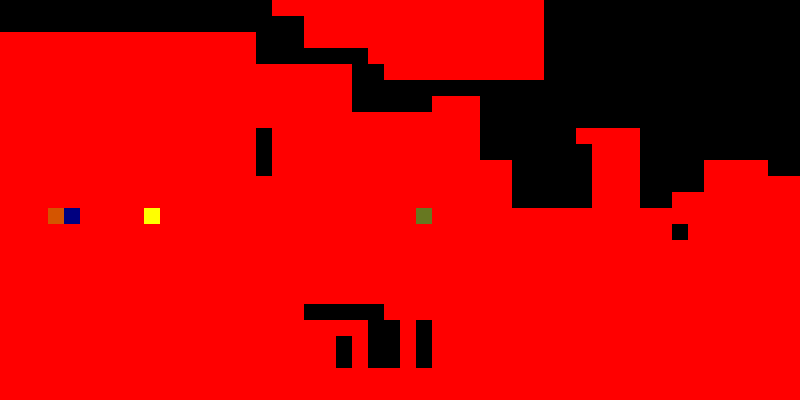

A 2D game scene composited from a Tiled map and its tileset images. What follows is a short description and the map's XML, with each tile layer's data collapsed to a summary:
An orthogonal 50x25 tile map with 16x16 px tiles, 3 tile layers (background, walls, coins).

<map version="1.0" orientation="orthogonal" width="50" height="25" tilewidth="16" tileheight="16">
 <tileset firstgid="1" name="tileSet-hd" tilewidth="16" tileheight="16">
  <image source="tileSet.png" trans="fe80fe" width="256" height="256" />
 </tileset>
 <layer name="background" width="50" height="25">
  <data>[1250 cells, 925 non-empty, 183 distinct tile ids]</data>
 </layer>
 <layer name="walls" width="50" height="25">
  <data>[1250 cells, 135 non-empty, 10 distinct tile ids]</data>
 </layer>
 <layer name="coins" width="50" height="25">
  <data>[1250 cells, 502 non-empty, 56 distinct tile ids]</data>
 </layer>
</map>
